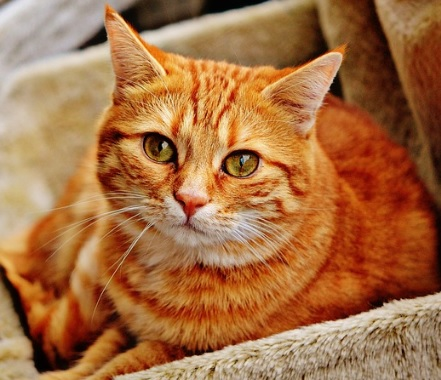
#> input picture resources/cat.jpg, 441 x 380 px, found by its file name; the run also reads 1 picture not shown here
$ jupyter execute --allow-errors python_data_analysis_basic.ipynb
#> lines starting #> are read from the running program, lines starting #| are printed output that depends on the picture; after the words box and inside, x2 and y2 are one past the last pixel; in counts of white or black regions, pixels touching at a corner belong together
<a href="https://colab.research.google.com/github/ndb7967/python_bootcamp/blob/main/codes/python_data_analysis_basic.ipynb" target="_parent"></a>

### <b>데이터 분석이란?</b>

* 데이터 분석이란 데이터를 수집하고 분류하여 시각적으로 표현하는 과정을 의미합니다.

#### <b>벡터와 행렬</b>

* 컴퓨터에서 <b>벡터</b>를 표현할 때는 1차원 배열을 이용하면 됩니다.
* <b>행렬(matrix)</b> 이란 N행, M열로 나열된 실수의 2차원 배열입니다. (N, M은 양의 정수)
  * 프로그래밍에서는 2차원 배열을 행렬처럼 이용할 수 있습니다.

### <b>Numpy Tutorial</b>

* Python의 Numpy 라이브러리는 List와 **상호 변환이 가능**합니다.

[cell 1]
import numpy as np

array = np.array([1, 2, 3])
print(array.size) # 배열의 크기
print(array.dtype) # 배열 원소의 타입
print(array[2]) # 인덱스 2의 원소

#### **Numpy 배열 초기화하기**

* Python의 Numpy 라이브러리는 **다양한 형태의 배열을 초기화** 할 수 있습니다.

[cell 2]
import numpy as np

# 0부터 3까지의 배열 만들기
array1 = np.arange(4)
print(array1)

# 0으로 초기화
array2 = np.zeros((4, 4), dtype=float)
print(array2)

# 1로 초기화
array3 = np.ones((3, 3), dtype=str)
print(array3)

# 0부터 9까지 랜덤하게 초기화 된 배열 만들기
array4 = np.random.randint(0, 10, (3, 3))
print(array4)

# 평균이 0이고 표준편차가 1인 표준 정규를 띄는 배열
array5 = np.random.normal(0, 1, (3, 3))
print(array5)

#### **Numpy 배열 합치기**

Numpy는 다양한 형태로 **합치기가 가능**합니다.

[cell 3]
import numpy as np

array1 = np.array([1, 2, 3])
array2 = np.array([4, 5, 6])
array3 = np.concatenate([array1, array2])

print(array3.shape)
print(array3)

#### **Numpy 세로 축으로 합치기**

* Numpy 객체를 위 아래로 합칠 수 있습니다.

[cell 4]
import numpy as np

array1 = np.arange(4).reshape(1, 4)
array2 = np.arange(8).reshape(2, 4)
array3 = np.concatenate([array1, array2], axis=0)

print(array3.shape)
print(array3)

#### **Numpy 배열 형태 변경하기**

* Numpy의 **형태를 변경**할 수 있습니다.

[cell 5]
import numpy as np

array1 = np.array([1, 2, 3, 4])
array2 = array1.reshape((2, 2))
print(array2.shape)

#### **Numpy 배열 나누기**

* Numpy 배열을 **원하는 형태로 나누기** 할 수 있습니다.

[cell 6]
import numpy as np

array = np.arange(8).reshape(2, 4)
left, right = np.split(array, [2], axis=1)

print(left.shape)
print(right.shape)
print(right[1][1])

#### **Numpy 상수 연산**

* Python의 Numpy 라이브러리는 기본적인 **상수 연산**이 가능합니다.

[cell 7]
import numpy as np

array = np.random.randint(1, 10, size=4).reshape(2, 2)
result_array = array * 10
print(result_array)

#### **서로 다른 형태의 Numpy 배열 연산**

* **서로 다른 형태의 Numpy 배열 연산**이 가능합니다.

[cell 8]
import numpy as np

array1 = np.arange(4).reshape(2, 2)
array2 = np.arange(2)
array3 = array1 + array2

print(array3)

[cell 9]
import numpy as np

array1 = np.arange(0, 8).reshape(2, 4)
array2 = np.arange(0, 8).reshape(2, 4)
array3 = np.concatenate([array1, array2], axis=0)
array4 = np.arange(0, 4).reshape(4, 1)

print(array3 + array4)

#### **Numpy 마스킹 연산**

* Numpy의 **마스킹 연산**이 가능합니다.

[cell 10]
import numpy as np

# Numpy 원소의 값을 조건에 따라 바꿀 때는 다음과 같이 합니다.
# 반복문을 이용할 때보다 매우 빠르게 동작합니다.
# 대체로 이미지 처리(Image Processing)에서 자주 활용됩니다.
array1 = np.arange(16).reshape(4, 4)
print(array1)

array2 = array1 < 10
print(array2)

array1[array2] = 100
print(array1)

#### **Numpy 집계 함수**

* Numpy는 **다양한 집계 함수**가 존재합니다.

[cell 11]
import numpy as np

array = np.arange(16).reshape(4, 4)

print("최대값:", np.max(array))
print("최소값:", np.min(array))
print("합계:", np.sum(array))
print("평균값:", np.mean(array))

[cell 12]
import numpy as np

array = np.arange(16).reshape(4, 4)

print(array)
print("합계:", np.sum(array, axis=0))

#### **Numpy 객체 저장 및 불러오기**

* Python의 Numpy는 **저장 및 불러오기**가 가능합니다.

[cell 13]
import numpy as np

# 단일 객체 저장 및 불러오기
array = np.arange(0, 10)
np.save('saved.npy', array)

result = np.load('saved.npy')
print(result)

* 여러 개의 Numpy의 객체를 하나의 파일에 저장하고 불러올 수 있습니다.

[cell 14]
import numpy as np

# 복수 객체 저장 및 불러오기
array1 = np.arange(0, 10)
array2 = np.arange(10, 20)
np.savez('saved.npz', array1=array1, array2=array2)

data = np.load('saved.npz')
result1 = data['array1']
result2 = data['array2']
print(result1)
print(result2)

#### **Numpy 원소의 정렬**

Numpy의 원소들은 특정한 기준에 따라서 **정렬**할 수 있습니다.

[cell 15]
import numpy as np

# Numpy 원소 오름차순 정렬
array = np.array([5, 9, 10, 3, 1])
array.sort()
print(array)

# Numpy 원소 내림차순 정렬
array = np.array([5, 9, 10, 3, 1])
array.sort()
print(array[::-1])

# 각 열을 기준으로 정렬
array = np.array([[5, 9, 10, 3, 1], [8, 3, 4, 2, 5]])
array.sort(axis=0)
print(array)

#### **자주 사용되는 기타 함수**

* Numpy 관련 자주 사용되는 함수는 다음과 같습니다.

[cell 16]
import numpy as np

# 균일한 간격으로 데이터 생성
array = np.linspace(0, 10, 5)
print(array)

# 난수의 재연(실행마다 결과 동일)
np.random.seed(7)
print(np.random.randint(0, 10, (2, 3)))

# Numpy 배열 객체 복사
array1 = np.arange(0, 10)
array2 = array1.copy()
print(array2)

# 중복된 원소 제거
array = np.array([1, 1, 2, 3, 3, 3, 1])
print(np.unique(array))

### <b>OpenCV Tutorial</b>

[cell 17]
from google.colab import files
uploaded = files.upload()
#> the answer given: cat.jpg

#### **이미지 읽어서 살펴보기**

[cell 18]
import cv2
import matplotlib.pyplot as plt

img_basic = cv2.imread('cat.jpg', cv2.IMREAD_COLOR)
#> img_basic is the input picture: shape (380, 441, 3); mean B, G, R 66.9, 110.2, 165
plt.imshow(cv2.cvtColor(img_basic, cv2.COLOR_BGR2RGB))
plt.show()

img_basic = cv2.cvtColor(img_basic, cv2.COLOR_BGR2GRAY)
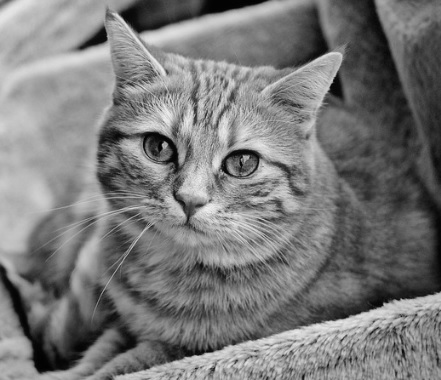
#> img_basic: shape (380, 441); min 0, max 244, mean 121.6
plt.imshow(cv2.cvtColor(img_basic, cv2.COLOR_GRAY2RGB))
plt.show()

#### **이미지 크기 및 픽셀 확인**

[cell 19]
import cv2

image = cv2.imread('cat.jpg')
# 픽셀 수 및 이미지 크기 확인
print(image.shape)
#| (380, 441, 3)
print(image.size)
#| 502740

# 이미지 Numpy 객체의 특정 픽셀을 가리킵니다.
px = image[100, 100]
#> px = [111, 151, 179]

# B, G, R 순서로 출력됩니다.
# Gray Scale: B, G, R로 구분되지 않습니다.
print(px)
#| [111 151 179]

# R 값만 출력하기
print(px[2])
#| 179

#### **특정 범위 픽셀 변경**

[cell 20]
import cv2
import matplotlib.pyplot as plt
import time

image = cv2.imread('cat.jpg')

start_time = time.time()
for i in range(0, 100):
    for j in range(0, 100):
        image[i, j] = [255, 255, 255]
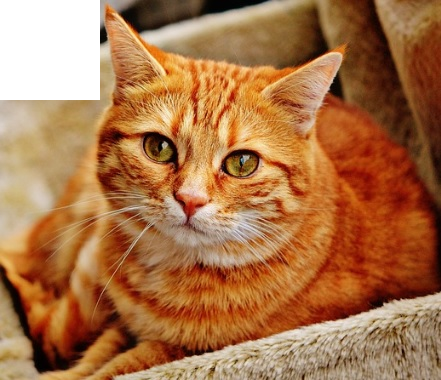
#> image: shape (380, 441, 3); 5.97% of pixels changed, all inside (x1, y1, x2, y2) = (0, 0, 100, 100)
print("--- %s seconds ---" % (time.time() - start_time))

plt.imshow(cv2.cvtColor(image, cv2.COLOR_BGR2RGB))
plt.show()

image = cv2.imread('cat.jpg')

start_time = time.time()
image[0:100, 0:100] = [0, 0, 0]
print("--- %s seconds ---" % (time.time() - start_time))

plt.imshow(cv2.cvtColor(image, cv2.COLOR_BGR2RGB))
plt.show()

#### **ROI 추출 및 복사**

[cell 21]
import cv2
import matplotlib.pyplot as plt

image = cv2.imread('cat.jpg')

# Numpy Slicing: ROI 처리 가능
roi = image[200:350, 50:200]
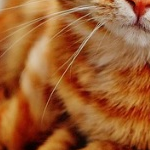
#> roi: shape (150, 150, 3); mean B, G, R 47.3, 93.7, 157.5

# ROI 단위로 이미지 복사하기
image[0:150, 0:150] = roi
#> image: shape (380, 441, 3); 13.43% of pixels changed, all inside (x1, y1, x2, y2) = (0, 0, 150, 150)

plt.imshow(cv2.cvtColor(image, cv2.COLOR_BGR2RGB))
plt.show()

#### **픽셀 별로 색상 다루기**

[cell 22]
import cv2
import matplotlib.pyplot as plt

# 특정 색상만 제거하기(0: Blue, 1: Green, 2: Red)
Image = cv2.imread('cat.jpg')
Image[:, :, 2] = 0
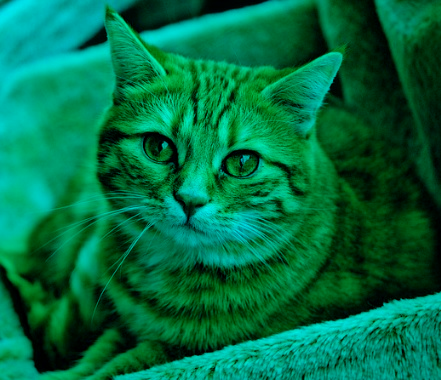
#> Image: shape (380, 441, 3); mean B, G, R 66.9, 110.2, 0

# 이미지 출력하기
plt.imshow(cv2.cvtColor(image, cv2.COLOR_BGR2RGB))
plt.show()

#### **이미지 크기 조절**

[cell 23]
import cv2
import matplotlib.pyplot as plt

image = cv2.imread('cat.jpg')
plt.imshow(cv2.cvtColor(image, cv2.COLOR_BGR2RGB))
plt.show()

expand = cv2.resize(image, None, fx=2.0, fy=2.0, interpolation=cv2.INTER_CUBIC)
plt.imshow(cv2.cvtColor(expand, cv2.COLOR_BGR2RGB))
plt.show()

shrink = cv2.resize(image, None, fx=0.8, fy=0.8, interpolation=cv2.INTER_AREA)
plt.imshow(cv2.cvtColor(shrink, cv2.COLOR_BGR2RGB))
plt.show()

#### **이미지 위치 변경**

[cell 24]
import cv2
import numpy as np
import matplotlib.pyplot as plt

image = cv2.imread('cat.jpg')

# 행과 열 정보만 저장합니다.
height, width = image.shape[:2]

M = np.float32([[1, 0, 50], [0, 1, 10]])
dst = cv2.warpAffine(image, M, (width, height))

plt.imshow(cv2.cvtColor(dst, cv2.COLOR_BGR2RGB))
plt.show()

#### **이미지 회전**

[cell 25]
import cv2
import numpy as np
import matplotlib.pyplot as plt

image = cv2.imread('cat.jpg')

# 행과 열 정보만 저장합니다.
height, width = image.shape[:2]

M = cv2.getRotationMatrix2D((width / 2, height / 2), 90, 0.5)
dst = cv2.warpAffine(image, M, (width, height))
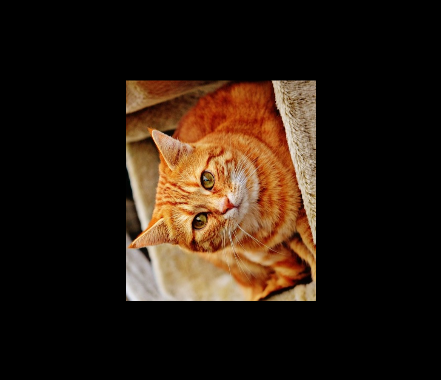
#> dst: shape (380, 441, 3); mean B, G, R 16.8, 27.6, 41.3

plt.imshow(cv2.cvtColor(dst, cv2.COLOR_BGR2RGB))
plt.show()

#### **이미지 합치기**

[cell 26]
from google.colab import files
uploaded = files.upload()
#> the answer given: background.jpg

[cell 27]
from google.colab import files
uploaded = files.upload()
#> the answer given: gray_image.jpg

[cell 28]
import cv2
import matplotlib.pyplot as plt

image_1 = cv2.imread('background.jpg')
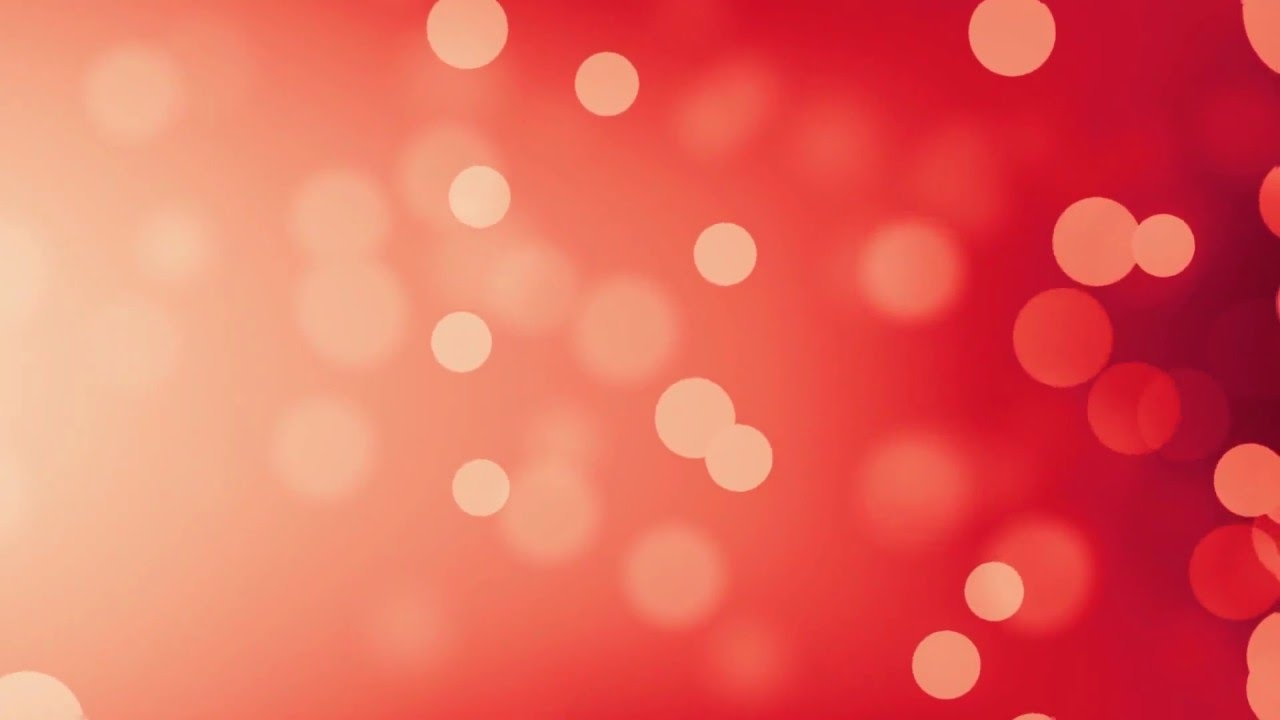
#> input picture resources/background.jpg, 1280 x 720 px, found by its file name
#> image_1 is the input picture: shape (720, 1280, 3); mean B, G, R 91, 102.3, 229
image_2 = cv2.imread('keyboard.png')

#> (the rest of this cell did not finish here and is left out)

#### **도형 그리기**

* <b>직선 그리기</b>

[cell 29]
import cv2
import numpy as np
import matplotlib.pyplot as plt

image = np.full((512, 512, 3), 255, np.uint8)
image = cv2.line(image, (0, 0), (255, 255), (255, 0, 0), 3)

plt.imshow(image)
plt.show()

* <b>사각형 그리기</b>

[cell 30]
import cv2
import numpy as np
import matplotlib.pyplot as plt

image = np.full((512, 512, 3), 255, np.uint8)
image = cv2.rectangle(image, (20, 20), (255, 255), (255, 0, 0), 3)

plt.imshow(image)
plt.show()

* <b>원 그리기</b>

[cell 31]
import cv2
import numpy as np
import matplotlib.pyplot as plt

image = np.full((512, 512, 3), 255, np.uint8)
image = cv2.circle(image, (255, 255), 30, (255, 0, 0), 3)

plt.imshow(image)
plt.show()

* <b>다각형 그리기</b>

[cell 32]
import cv2
import numpy as np
import matplotlib.pyplot as plt

image = np.full((512, 512, 3), 255, np.uint8)
points = np.array([[5, 5], [128, 258], [483, 444], [400, 150]])
image = cv2.polylines(image, [points], True, (0, 0, 255), 4)

plt.imshow(image)
plt.show()

* <b>텍스트 그리기</b>

[cell 33]
import cv2
import numpy as np
import matplotlib.pyplot as plt

image = np.full((512, 512, 3), 255, np.uint8)
image = cv2.putText(image, 'Hello World', (0, 200), cv2.FONT_ITALIC, 2, (255, 0, 0))

plt.imshow(image)
plt.show()
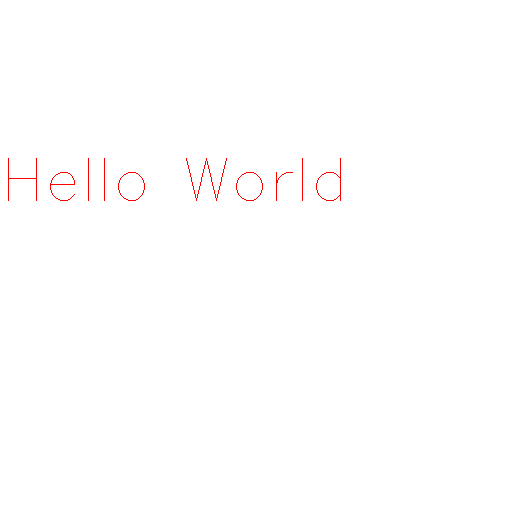
#> shown: shape (512, 512, 3); mean R, G, B 255, 254.2, 254.2

#### **임계점 처리하기**

* **이미지의 이진화**

[cell 34]
from google.colab import files
uploaded = files.upload()
#> the answer given: digit_image.png

[cell 35]
import cv2
import matplotlib.pyplot as plt

image = cv2.imread('gray_image.jpg', cv2.IMREAD_GRAYSCALE)
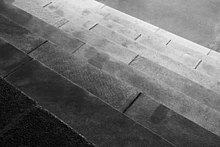
#> input picture resources/gray_image.jpg, 220 x 147 px, found by its file name
#> image is the input picture: shape (147, 220); min 0, max 255, mean 108.3

images = []
ret, thres1 = cv2.threshold(image, 127, 255, cv2.THRESH_BINARY)
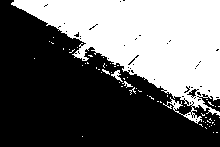
#> thres1: shape (147, 220); 40.9% white; 61 white regions (57 under 20 px), largest, box (x1, y1, x2, y2) and area: (11, 0, 220, 124) 12981, (111, 70, 123, 82) 57, (122, 81, 133, 88) 28, (102, 69, 110, 75) 21
ret, thres2 = cv2.threshold(image, 127, 255, cv2.THRESH_BINARY_INV)
ret, thres3 = cv2.threshold(image, 127, 255, cv2.THRESH_TRUNC)
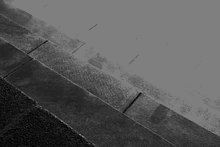
#> thres3: shape (147, 220); min 0, max 127, mean 89.3
ret, thres4 = cv2.threshold(image, 127, 255, cv2.THRESH_TOZERO)
ret, thres5 = cv2.threshold(image, 127, 255, cv2.THRESH_TOZERO_INV)
#> (the rest of the program and of its run is left out)
